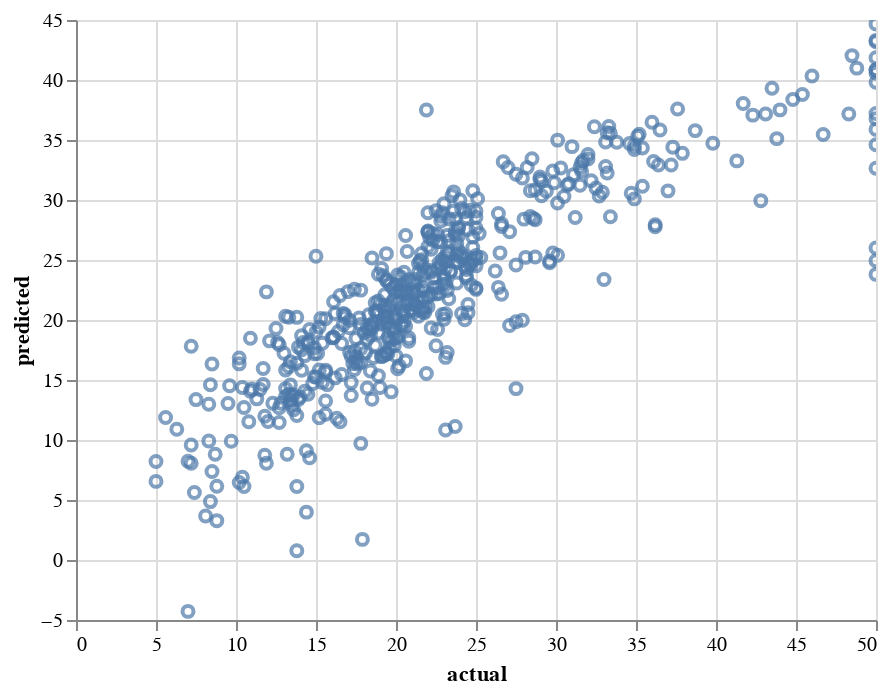

The code cell stored with this chart in its notebook:
### Code cell
R, actual, phi = setup(results)   

#print("input\n", X)
#print("house price (first 10)\n",y[0:10])

phi_r = solve(R,actual)
print(phi_r, cost(R,phi_r,actual))
results = pd.DataFrame({"predicted": (R@phi_r).reshape(-1),
                        "actual": actual.reshape(-1)})

alt.Chart(results).mark_point().encode(
    x='actual', y="predicted",
    tooltip=['actual', 'predicted']
).interactive()

### Figure 1 — Vega-Lite specification as saved in the notebook (floating-point values rounded to 4 significant figures; data arrays with more than 128 entries replaced by an {"elided": "..."} marker saying what was removed)
{"config": {"view": {"continuousWidth": 400, "continuousHeight": 300}}, "data": {"name": "data-d2b4d07086f94019efb1409aca2e0549"}, "mark": "point", "encoding": {"tooltip": [{"type": "quantitative", "field": "actual"}, {"type": "quantitative", "field": "predicted"}], "x": {"type": "quantitative", "field": "actual"}, "y": {"type": "quantitative", "field": "predicted"}}, "selection": {"selector004": {"type": "interval", "bind": "scales", "encodings": ["x", "y"]}}, "$schema": "https://vega.github.io/schema/vega-lite/v4.8.1.json", "datasets": {"data-d2b4d07086f94019efb1409aca2e0549": {"elided": "506 records"}}}
